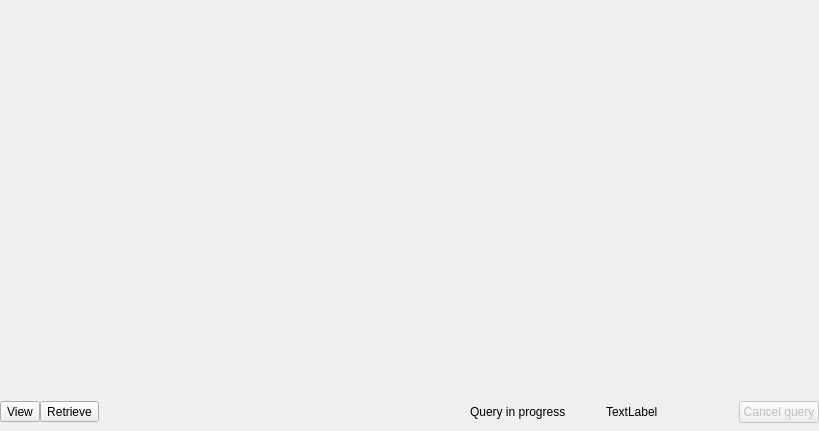
<ui version="4.0" >
 <class>udg::QInputOutputPacsWidgetBase</class>
 <widget class="QWidget" name="udg::QInputOutputPacsWidgetBase" >
  <property name="geometry" >
   <rect>
    <x>0</x>
    <y>0</y>
    <width>819</width>
    <height>431</height>
   </rect>
  </property>
  <property name="windowTitle" >
   <string>Form</string>
  </property>
  <layout class="QGridLayout" >
   <property name="leftMargin" >
    <number>0</number>
   </property>
   <property name="topMargin" >
    <number>0</number>
   </property>
   <property name="rightMargin" >
    <number>0</number>
   </property>
   <property name="bottomMargin" >
    <number>0</number>
   </property>
   <property name="horizontalSpacing" >
    <number>0</number>
   </property>
   <property name="verticalSpacing" >
    <number>0</number>
   </property>
   <item row="0" column="0" >
    <widget class="udg::QStudyTreeWidget" native="1" name="m_studyTreeWidget" >
     <property name="sizePolicy" >
      <sizepolicy vsizetype="Expanding" hsizetype="Expanding" >
       <horstretch>0</horstretch>
       <verstretch>0</verstretch>
      </sizepolicy>
     </property>
    </widget>
   </item>
   <item row="1" column="0" >
    <layout class="QHBoxLayout" >
     <property name="topMargin" >
      <number>6</number>
     </property>
     <property name="rightMargin" >
      <number>0</number>
     </property>
     <item>
      <widget class="QToolButton" name="m_viewButton" >
       <property name="text" >
        <string>View</string>
       </property>
       <property name="icon" >
        <iconset resource="../main/main.qrc" >:/images/view.png</iconset>
       </property>
       <property name="iconSize" >
        <size>
         <width>32</width>
         <height>32</height>
        </size>
       </property>
       <property name="toolButtonStyle" >
        <enum>Qt::ToolButtonTextBesideIcon</enum>
       </property>
      </widget>
     </item>
     <item>
      <widget class="QToolButton" name="m_retrieveButton" >
       <property name="text" >
        <string>Retrieve</string>
       </property>
       <property name="icon" >
        <iconset resource="../main/main.qrc" >:/images/retrieve.png</iconset>
       </property>
       <property name="iconSize" >
        <size>
         <width>32</width>
         <height>32</height>
        </size>
       </property>
       <property name="toolButtonStyle" >
        <enum>Qt::ToolButtonTextBesideIcon</enum>
       </property>
      </widget>
     </item>
     <item>
      <spacer>
       <property name="orientation" >
        <enum>Qt::Horizontal</enum>
       </property>
       <property name="sizeHint" >
        <size>
         <width>371</width>
         <height>38</height>
        </size>
       </property>
      </spacer>
     </item>
     <item>
      <layout class="QHBoxLayout" >
       <item>
        <layout class="QHBoxLayout" >
         <item>
          <widget class="QLabel" name="m_queryInProgressLabel" >
           <property name="lineWidth" >
            <number>1</number>
           </property>
           <property name="midLineWidth" >
            <number>0</number>
           </property>
           <property name="text" >
            <string>Query in progress</string>
           </property>
          </widget>
         </item>
         <item>
          <spacer>
           <property name="orientation" >
            <enum>Qt::Horizontal</enum>
           </property>
           <property name="sizeHint" >
            <size>
             <width>40</width>
             <height>20</height>
            </size>
           </property>
          </spacer>
         </item>
         <item>
          <widget class="QLabel" name="m_queryAnimationLabel" >
           <property name="text" >
            <string>TextLabel</string>
           </property>
          </widget>
         </item>
        </layout>
       </item>
       <item>
        <spacer>
         <property name="orientation" >
          <enum>Qt::Horizontal</enum>
         </property>
         <property name="sizeHint" >
          <size>
           <width>40</width>
           <height>20</height>
          </size>
         </property>
        </spacer>
       </item>
       <item>
        <widget class="QPushButton" name="m_cancelQueryButton" >
         <property name="enabled" >
          <bool>false</bool>
         </property>
         <property name="text" >
          <string>Cancel query</string>
         </property>
         <property name="icon" >
          <iconset resource="../main/main.qrc" >:/images/cancel.png</iconset>
         </property>
         <property name="iconSize" >
          <size>
           <width>32</width>
           <height>32</height>
          </size>
         </property>
        </widget>
       </item>
      </layout>
     </item>
    </layout>
   </item>
  </layout>
 </widget>
 <customwidgets>
  <customwidget>
   <class>udg::QStudyTreeWidget</class>
   <extends>QWidget</extends>
   <header>qstudytreewidget.h</header>
  </customwidget>
 </customwidgets>
 <resources>
  <include location="../main/main.qrc" />
 </resources>
 <connections/>
</ui>
